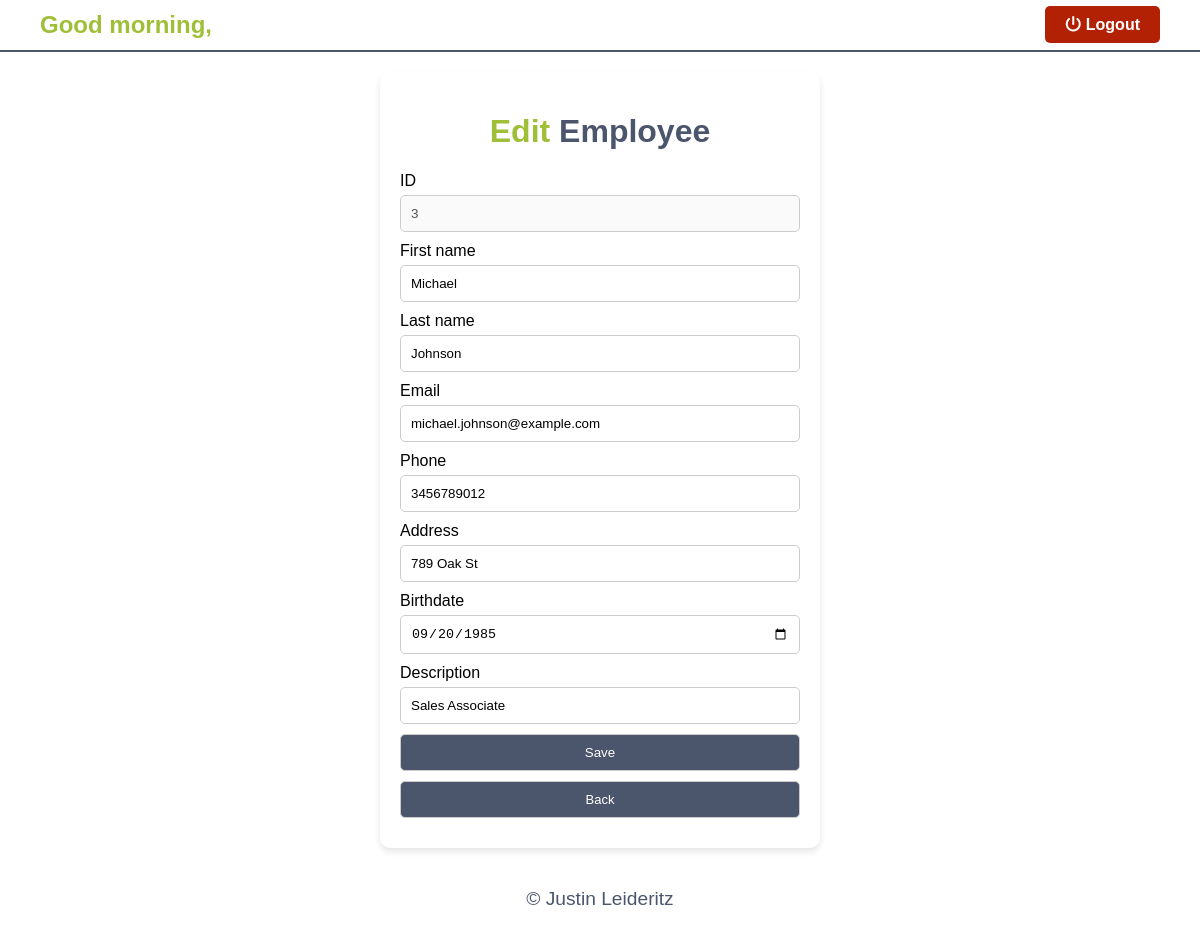
The page /update.php?id=3 on the database its author committed.
### tables this page shows
CREATE TABLE `employee` (
  `EMP_ID` int(11) NOT NULL,
  `EMP_Firstname` varchar(60) NOT NULL,
  `EMP_Lastname` varchar(60) NOT NULL,
  `EMP_Email` varchar(60) NOT NULL,
  `EMP_Address` varchar(60) NOT NULL,
  `EMP_Birthdate` date NOT NULL,
  `EMP_DateAdded` date DEFAULT curdate(),
  `EMP_Phone` varchar(10) NOT NULL,
  `EMP_Description` varchar(255) DEFAULT NULL
);

### update.php (the view, shortened to what this page needs)
<!DOCTYPE html>
<html lang="en">
<head>
    <link rel="stylesheet" href="./styles/update.css">
</head>
<body>
<?php
require("dbcon.php");
$id = $_GET["id"];
$sqlUpdate = "SELECT * FROM employee WHERE EMP_ID=:employeeid";
$stmt = $conn->prepare($sqlUpdate);
$data = ['employeeid' => $id];
$stmt->execute($data);
$result = $stmt->fetch(PDO::FETCH_OBJ);
?>
<?php
require 'components/form-navbar.php';
?>
<form action="updateExec.php" method="POST">
    <div class="top">
        <h1><span style="color: #a0bf39;">Edit</span> <span style="color: #4b556b">Employee</span></h1>
    </div>
    <div>
        <label for="employeeid">ID</label>
        <input disabled required type="text" name="id" value="<?= $result->EMP_ID ?>">
    </div>
    <div>
        <label for="firstname">First name</label>
        <input required type="text" name="firstname" value="<?= $result->EMP_Firstname ?>">
    </div>
    <div>
        <label for="lastname">Last name</label>
        <input required type="text" name="lastname" value="<?= $result->EMP_Lastname ?>">
    </div>
    <div>
        <label for="email">Email</label>
        <input required type="text" name="email" value="<?= $result->EMP_Email ?>">
    </div>
    <div>
        <label for="phone">Phone</label>
        <input required type="text" minlength="10" name="phone" value="<?= $result->EMP_Phone ?>">
    </div>
    <div>
        <label for="address">Address</label>
        <input required type="text" name="address" value="<?= $result->EMP_Address ?>">
    </div>
    <div>
        <label for="birthdate">Birthdate</label>
        <input required type="date" name="birthdate" value="<?= $result->EMP_Birthdate ?>">
    </div>
    <div>
        <label for="description">Description</label>
        <input type="text" name="description" value="<?= $result->EMP_Description ?>">
    </div>
    <input required type="submit" name="updateCustomer" value="Save">
    <a href="employeetable.php">Back</a>
</form>
<?php
require 'components/footer.php';
?>
</body>
</html>

### styles/update.css (style rules this page uses)
body { font-family: arial, serif; margin: 0; }
.top { display: flex; justify-content: space-evenly; align-items: center; }
label { display: block; margin-bottom: 5px; }
input[type="text"], input[type="date"], input[type="submit"], a[href="employeetable.php"] { display: inline-block; text-decoration: none; width: 100%; padding: 10px; margin-bottom: 10px; border: 1px solid #ccc; border-radius: 5px; box-sizing: border-box; }
input[type="submit"], a[href="employeetable.php"] { background-color: #4b556b; color: #fff; cursor: pointer; transition: background-color 0.3s ease; }
form { max-width: 400px; margin: 20px auto; background-color: #fff; padding: 20px; border-radius: 10px; box-shadow: 0px 4px 6px rgba(0, 0, 0, 0.1); }
a { text-align: center; font-size: small; }

### rows shown on the page
employee: id "3", firstname "Michael", lastname "Johnson", email "michael.johnson@example.com", phone "3456789012", address "789 Oak St", birthdate "09/20/1985", description "Sales Associate"

### other values the page prints
$greeting "Good morning"
